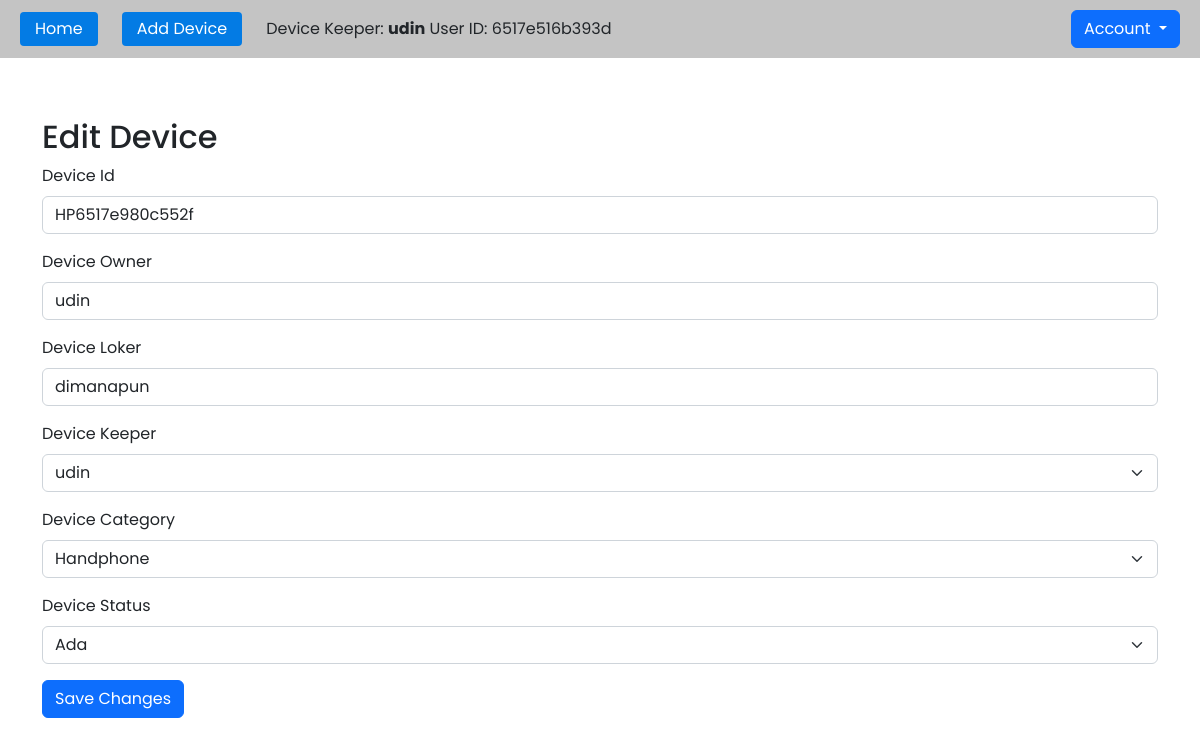
The app's page /edit.php?id=HP6517e980c552f (signed in) with its own data.
### tables this page shows
CREATE TABLE `crud_device` (
  `id` varchar(20) NOT NULL,
  `keeper_id` varchar(32) NOT NULL,
  `owner` varchar(255) DEFAULT NULL,
  `loker` varchar(20) DEFAULT NULL,
  `category` enum('Handphone','Laptop') DEFAULT NULL,
  `status` enum('Ada','Dipinjam') DEFAULT 'Ada',
  `created_at` timestamp NULL DEFAULT CURRENT_TIMESTAMP,
  `updated_at` timestamp NULL DEFAULT CURRENT_TIMESTAMP ON UPDATE CURRENT_TIMESTAMP
);

### edit.php (the view, shortened to what this page needs)
<?php
include 'config.php';
if (isset($_GET['id'])) {
    $id = $_GET['id'];
    $sql = "SELECT * FROM crud_device WHERE id = '$id'";
    $result = mysqli_query($conn, $sql);
    if (mysqli_num_rows($result) > 0) {
        $row = mysqli_fetch_assoc($result);
    } else {
        echo "Data perangkat tidak ditemukan.";
    }
} else {
    echo "Parameter ID tidak diberikan.";
}
?>
<!DOCTYPE html>
<html lang="en">
<head>
    <link rel="stylesheet" href="crud.css">
    <link href="https://cdn.jsdelivr.net/npm/bootstrap@5.2.3/dist/css/bootstrap.min.css" rel="stylesheet">
</head>
<body>
    <div class="header">
      <div class="menu">
        <a class="buton" href="home.php">Home</a>
        <a class="buton" href="device.php">Add Device</a>
        <span>
          Device Keeper: <strong><?php echo $_SESSION['username'] ?></strong>
          User ID: <?php echo $_SESSION['user_id'] ?>
        </span>
      </div>
      <div class="btn-group">
        <button type="button" class="btn btn-primary dropdown-toggle" data-bs-toggle="dropdown" aria-expanded="false">
          Account
        </button>
      </div>
    </div>
    <section class="section">
        <div class="container">
            <h2>Edit Device</h2>
            <form method="POST">
                <div class="mb-3">
                    <label for="DeviceId" class="form-label">Device Id</label>
                    <input name="id" type="text" class="form-control" id="DeviceId" placeholder="Device Id" value="<?php echo $row['id']; ?>" required>
                </div>
                <div class="mb-3">
                    <label for="DeviceOwner" class="form-label">Device Owner</label>
                    <input name="owner" type="text" class="form-control" id="DeviceOwner" placeholder="Device Owner" value="<?php echo $row['owner']; ?>" required>
                </div>
                <div class="mb-3">
                    <label for="DeviceLoker" class="form-label">Device Loker</label>
                    <input name="loker" type="text" class="form-control" id="DeviceLoker" placeholder="Device Loker" value="<?php echo $row['loker']; ?>" required>
                </div>
                <div class="mb-3">
                    <label for="DeviceKeeper" class="form-label">Device Keeper</label>
                    <select name="keeper_id" class="form-select" aria-label="DeviceKeeper" id="DeviceKeeper" required>
                        <?php
                        $userQuery = "SELECT user_id, username FROM user";
                        $userResult = mysqli_query($conn, $userQuery);
                        if (mysqli_num_rows($userResult) > 0) {
                            while ($userRow = mysqli_fetch_assoc($userResult)) {
                                $selected = ($userRow['user_id'] == $row['keeper_id']) ? 'selected' : '';
                                echo '<option value="' . $userRow['user_id'] . '" ' . $selected . '>' . $userRow['username'] . '</option>';
                            }
                        }
                        ?>
                    </select>
                </div>
                <div class="mb-3">
                    <label for="DeviceCategory" class="form-label">Device Category</label>
                    <select name="category" class="form-select" aria-label="DeviceCategory" id="DeviceCategory" required>
                        <option value="Handphone" <?php if ($row['category'] == 'Handphone') echo 'selected'; ?>>Handphone</option>
                    </select>
                </div>
                <div class="mb-3">
                    <label for="DeviceStatus" class="form-label">Device Status</label>
                    <select name="status" class="form-select" aria-label="DeviceStatus" id="DeviceStatus" required>
                        <option value="Ada" <?php if ($row['status'] == 'Ada') echo 'selected'; ?>>Ada</option>
                    </select>
                </div>
                <button type="submit" name="submit" class="btn btn-primary">Save Changes</button>
            </form>
        </div>
    </section>
</body>
</html>

### crud.css (style rules this page uses)
* { font-family: "Poppins"; padding: 0; margin: 0; }
.header { display: flex; align-items: center; justify-content: space-between; padding: 10px 20px; background-color: rgb(196, 196, 196); }
.header .buton { text-decoration: none; color: #fff; padding: 5px 15px; border-radius: 4px; background-color: rgb(3, 123, 228); transition: all 0.3s ease-in-out; }
.menu { display: grid; align-items: center; grid-template-columns: repeat(3, auto); gap: 1.5rem; }
section.section { display: flex; min-height: 90vh; align-items: center; }

### records on screen
crud_device: id "HP6517e980c552f", owner "udin", loker "dimanapun", category "Handphone", status "Ada"

### other values on screen
$_SESSION['username'] "udin"
$_SESSION['user_id'] "6517e516b393d"
form field keeper_id "udin"
